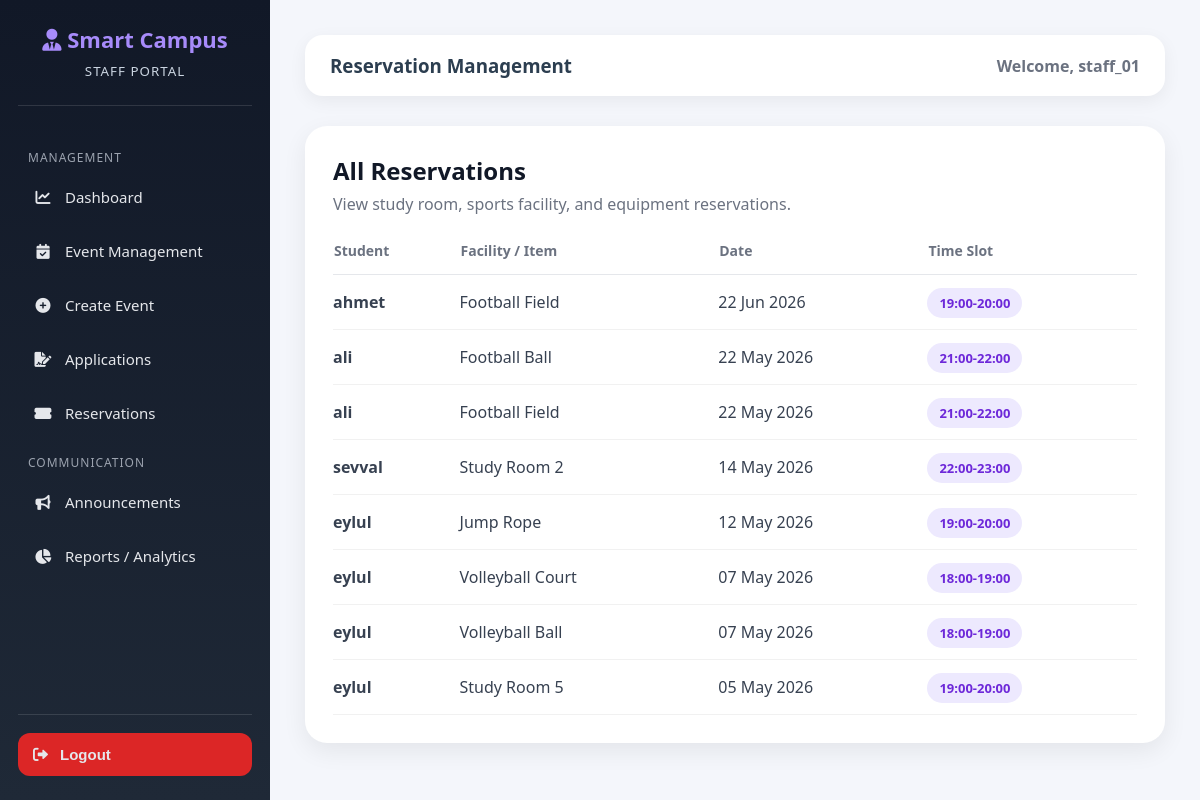
/staff/reservations/ (signed in), run on the app's committed database.
### accounts/models.py (models this page shows, shortened)
class User(AbstractUser):
    ROLE_CHOICES = (
        ('student', 'Student'),
        ('staff', 'Staff'),
        ('admin', 'Admin'),
)
    role = models.CharField(max_length=10, choices=ROLE_CHOICES, default='student')
    phone_number = models.CharField(max_length=15, blank=True, null=True)

### core/models.py (models this page shows, shortened)
class FieldReservation(models.Model):
    TIME_SLOTS = [
        ('09:00-10:00', '09:00-10:00'),
        ('10:00-11:00', '10:00-11:00'),
        ('11:00-12:00', '11:00-12:00'),
        ('13:00-14:00', '13:00-14:00'),
        ('14:00-15:00', '14:00-15:00'),
        ('15:00-16:00', '15:00-16:00'),
        ('16:00-17:00', '16:00-17:00'),
        ('17:00-18:00', '17:00-18:00'),
    ]
    field = models.ForeignKey(SportsField, on_delete=models.CASCADE, related_name='reservations')
    student = models.ForeignKey(settings.AUTH_USER_MODEL, on_delete=models.CASCADE)
    date = models.DateField()
    time_slot = models.CharField(max_length=20, choices=TIME_SLOTS)
    created_at = models.DateTimeField(auto_now_add=True)
    class Meta:
        unique_together = ('field', 'date', 'time_slot')
        ordering = ['date', 'time_slot']

class SportsField(models.Model):
    name = models.CharField(max_length=100)
    location = models.CharField(max_length=200)
    image = models.ImageField(upload_to='fields/', blank=True, null=True)
    description = models.TextField(blank=True)

### core/views.py (the view)
@login_required
@user_passes_test(is_staff_member)
def manage_reservations(request):
    reservations = FieldReservation.objects.all().order_by('-date')
    return render(request, 'core/manage_reservations.html', {
        'reservations': reservations
    })

### core/views.py (called while the page is built)
def is_staff_member(user):
    staff_roles = ['staff', 'Kulüp / Akademisyen']
    return user.is_authenticated and (
        getattr(user, 'role', None) in staff_roles or user.is_staff
    )

### templates/core/manage_reservations.html (shortened to what this page needs)
{% extends 'core/staff_base.html' %}
{% block page_title %}Reservation Management{% endblock %}
{% block content %}
<div class="panel-card">
    <div class="panel-header">
        <div>
            <h3>All Reservations</h3>
            <p>View study room, sports facility, and equipment reservations.</p>
        </div>
    </div>
    <table>
        <thead>
            <tr>
                <th>Student</th>
                <th>Facility / Item</th>
                <th>Date</th>
                <th>Time Slot</th>
            </tr>
        </thead>
        <tbody>
            {% for reservation in reservations %}
            <tr>
                <td>
                    <strong>{{ reservation.student.username }}</strong>
                </td>
                <td>{{ reservation.field.name }}</td>
                <td>{{ reservation.date|date:"d M Y" }}</td>
                <td>
                    <span class="time-badge">
                        {{ reservation.time_slot }}
                    </span>
                </td>
            </tr>
            {% empty %}
            <tr>
                <td colspan="4" class="empty">
                    No reservations found.
                </td>
            </tr>
            {% endfor %}
        </tbody>
    </table>
</div>
{% endblock %}

### templates/core/staff_base.html (shortened to what this page needs)
<!DOCTYPE html>
<html lang="en">
<head>
    <link rel="stylesheet" href="https://cdnjs.cloudflare.com/ajax/libs/font-awesome/6.0.0/css/all.min.css">
</head>
<body>
<div class="staff-sidebar">
    <div class="staff-logo">
        <h2><i class="fas fa-user-tie"></i> Smart Campus</h2>
        <small>STAFF PORTAL</small>
    </div>
    <ul class="staff-nav">
        <div class="menu-title">Management</div>
        <li>
            <a href="{% url 'staff_dashboard' %}">
                <i class="fas fa-chart-line"></i>
                Dashboard
            </a>
        </li>
        <li>
            <a href="{% url 'staff_event_management' %}">
                <i class="fas fa-calendar-check"></i>
                Event Management
            </a>
        </li>
        <li>
            <a href="{% url 'create_event' %}">
                <i class="fas fa-plus-circle"></i>
                Create Event
            </a>
        </li>
        <li>
            <a href="{% url 'manage_applications' %}">
                <i class="fas fa-file-signature"></i>
                Applications
            </a>
        </li>
        <li>
            <a href="{% url 'manage_reservations' %}">
                <i class="fas fa-ticket-alt"></i>
                Reservations
            </a>
        </li>
        <div class="menu-title">Communication</div>
        <li>
            <a href="{% url 'manage_announcements' %}">
                <i class="fas fa-bullhorn"></i>
                Announcements
            </a>
        </li>
        <li>
            <a href="{% url 'staff_reports' %}">
                <i class="fas fa-chart-pie"></i>
                Reports / Analytics
            </a>
        </li>
    </ul>
    <div class="logout-area">
        <form method="POST" action="{% url 'logout' %}">
            <button type="submit" class="logout-btn">
                <i class="fas fa-sign-out-alt"></i>
                Logout
            </button>
        </form>
    </div>
</div>
<div class="staff-content">
    <div class="topbar">
        <h3>{% block page_title %}Staff Dashboard{% endblock %}</h3>
        <div class="welcome">Welcome, {{ user.username }}</div>
    </div>
    {% block content %}
    {% endblock %}
</div>
</body>
</html>

### templates/core/staff_base.html (style rules this page uses)
* { box-sizing: border-box; }
body { margin: 0; font-family: 'Segoe UI', Arial, sans-serif; background: #f4f6fb; color: #2c3e50; }
.staff-sidebar { width: 270px; height: 100vh; background: linear-gradient(180deg, #111827, #1f2937); position: fixed; left: 0; top: 0; color: white; padding: 24px 18px; display: flex; flex-direction: column; }
.staff-logo { text-align: center; padding-bottom: 25px; border-bottom: 1px solid rgba(255,255,255,0.12); margin-bottom: 25px; }
.staff-logo h2 { margin: 0; font-size: 22px; color: #a78bfa; }
.staff-logo small { display: block; margin-top: 8px; color: #cbd5e1; letter-spacing: 1px; }
.menu-title { font-size: 12px; color: #9ca3af; text-transform: uppercase; letter-spacing: 1px; margin: 18px 0 8px 10px; }
.staff-nav { list-style: none; padding: 0; margin: 0; flex: 1; }
.staff-nav li { margin-bottom: 8px; }
.staff-nav a, .logout-btn { display: flex; align-items: center; gap: 12px; color: #e5e7eb; text-decoration: none; padding: 13px 15px; border-radius: 12px; transition: 0.3s; font-size: 15px; border: none; background: transparent; width: 100%; cursor: pointer; text-align: left; }
.staff-nav i { width: 20px; text-align: center; }
.logout-area { border-top: 1px solid rgba(255,255,255,0.12); padding-top: 18px; }
.logout-btn { background: #dc2626; font-weight: bold; }
.staff-content { margin-left: 270px; min-height: 100vh; padding: 35px; }
.topbar { background: white; padding: 18px 25px; border-radius: 18px; box-shadow: 0 5px 18px rgba(0,0,0,0.06); margin-bottom: 30px; display: flex; justify-content: space-between; align-items: center; }
.topbar h3 { margin: 0; }
.welcome { color: #6b7280; font-weight: 600; }

### templates/core/manage_reservations.html (style rules this page uses)
.panel-card { background: white; padding: 28px; border-radius: 22px; box-shadow: 0 8px 24px rgba(0,0,0,0.07); }
.panel-header { margin-bottom: 25px; }
.panel-header h3 { margin: 0; color: #111827; font-size: 24px; }
.panel-header p { margin: 6px 0 0; color: #6b7280; }
table { width: 100%; border-collapse: collapse; }
th { text-align: left; color: #6b7280; padding-bottom: 14px; border-bottom: 1px solid #e5e7eb; font-size: 14px; }
td { padding: 16px 0; border-bottom: 1px solid #f1f1f1; color: #374151; }
.time-badge { background: #ede9fe; color: #6d28d9; padding: 6px 12px; border-radius: 999px; font-weight: bold; font-size: 13px; }

### data on the page
User: username "staff_01"
FieldReservation: student.username "ahmet", field.name "Football Field", date "22 Jun 2026", time_slot "19:00-20:00"
FieldReservation: student.username "ali", field.name "Football Ball", date "22 May 2026", time_slot "21:00-22:00"
FieldReservation: student.username "ali", field.name "Football Field", date "22 May 2026", time_slot "21:00-22:00"
FieldReservation: student.username "sevval", field.name "Study Room 2", date "14 May 2026", time_slot "22:00-23:00"
FieldReservation: student.username "eylul", field.name "Jump Rope", date "12 May 2026", time_slot "19:00-20:00"
FieldReservation: student.username "eylul", field.name "Volleyball Court", date "07 May 2026", time_slot "18:00-19:00"
FieldReservation: student.username "eylul", field.name "Volleyball Ball", date "07 May 2026", time_slot "18:00-19:00"
FieldReservation: student.username "eylul", field.name "Study Room 5", date "05 May 2026", time_slot "19:00-20:00"
